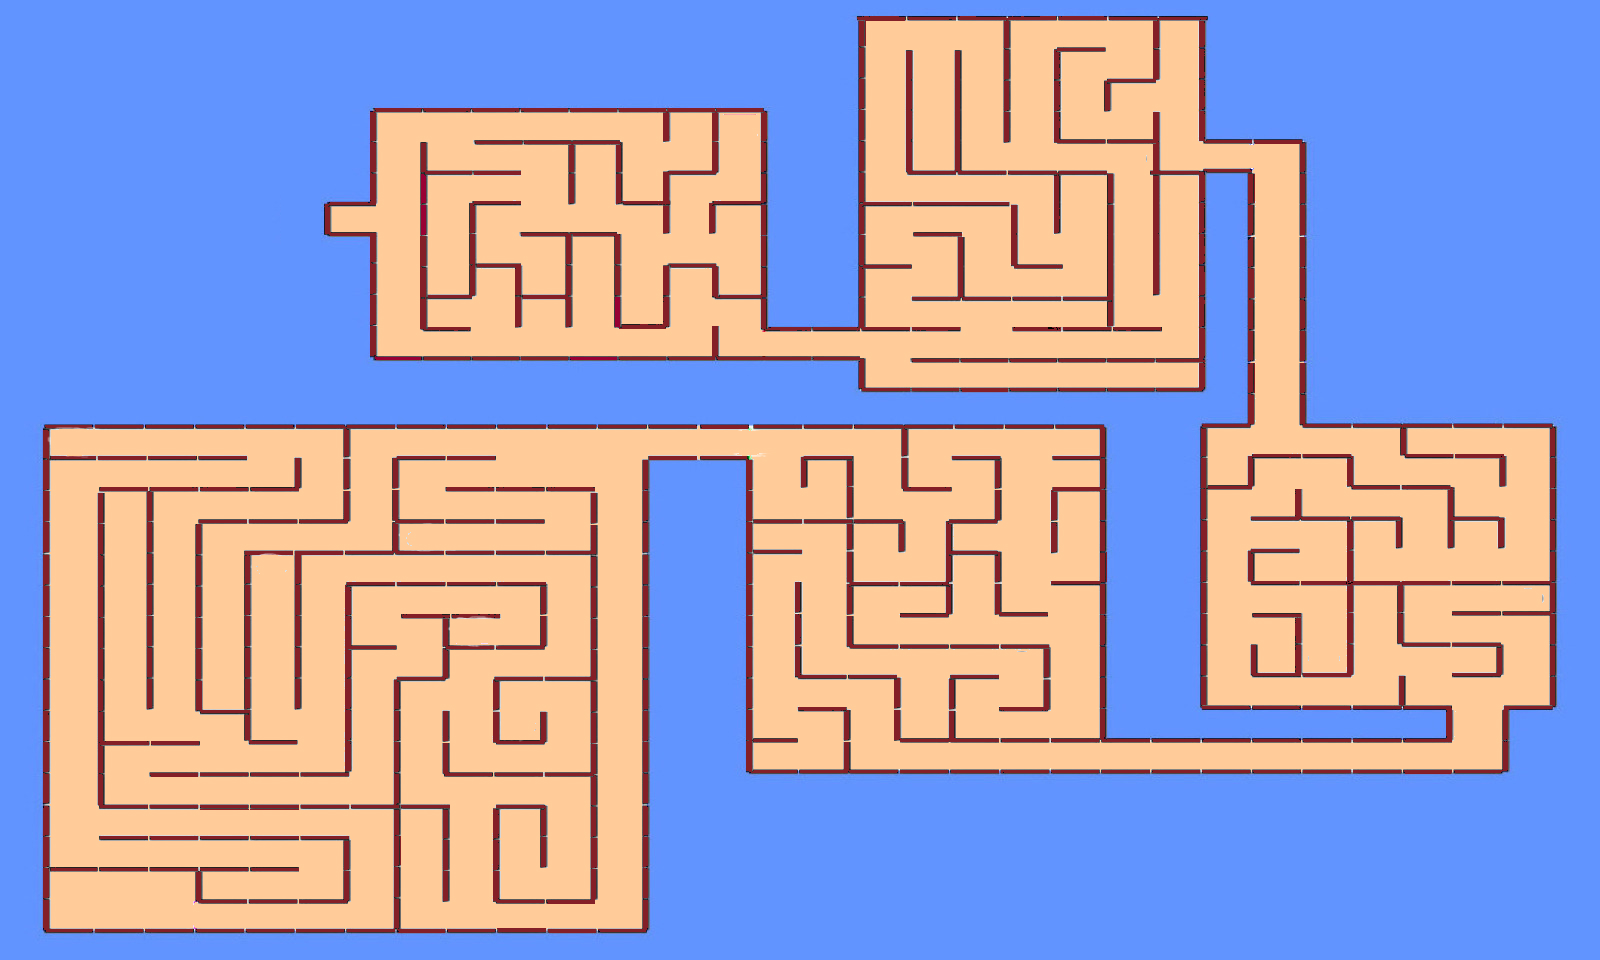

Tiled map render using the project's own tile images. Description and the map definition, with tile-layer contents summarised, below:
An orthogonal 50x30 tile map with 32x32 px tiles, 1 tile layer (Tile Layer 1) and 201 objects (flag).

<map version="1.0" orientation="orthogonal" width="50" height="30" tilewidth="32" tileheight="32">
 <tileset firstgid="1" name="red_brick_maze_fill" tilewidth="32" tileheight="32">
  <image source="map_tiles/red_brick_maze_fill.jpg" width="1600" height="960" />
 </tileset>
 <layer name="Tile Layer 1" width="50" height="30">
  <data>[1500 cells, 1500 non-empty, 1500 distinct tile ids]</data>
 </layer>
 <objectgroup name="collision" width="50" height="30" visible="0">
  <object x="48" y="419" width="1056" height="1">
   <properties>
    <property name="blocker" value="" />
   </properties>
  </object>
  <object x="44" y="428" width="2" height="496">
   <properties>
    <property name="blocker" value="" />
   </properties>
  </object>
  <object x="46" y="932" width="588" height="2">
   <properties>
    <property name="blocker" value="" />
   </properties>
  </object>
  <object x="646" y="462" width="1" height="459">
   <properties>
    <property name="blocker" value="" />
   </properties>
  </object>
  <object x="652" y="460" width="93" height="3">
   <properties>
    <property name="blocker" value="" />
   </properties>
  </object>
  <object x="100" y="488" width="192" height="2">
   <properties>
    <property name="blocker" value="" />
   </properties>
  </object>
  <object x="296" y="460" width="2" height="22">
   <properties>
    <property name="blocker" value="" />
   </properties>
  </object>
  <object x="100" y="497" width="1" height="302">
   <properties>
    <property name="blocker" value="" />
   </properties>
  </object>
  <object x="103" y="806" width="327" height="1">
   <properties>
    <property name="blocker" value="" />
   </properties>
  </object>
  <object x="148" y="496" width="1" height="206">
   <properties>
    <property name="blocker" value="" />
   </properties>
  </object>
  <object x="196" y="529" width="2" height="176">
   <properties>
    <property name="blocker" value="" />
   </properties>
  </object>
  <object x="246" y="557" width="2" height="180">
   <properties>
    <property name="blocker" value="" />
   </properties>
  </object>
  <object x="296" y="554" width="2" height="150">
   <properties>
    <property name="blocker" value="" />
   </properties>
  </object>
  <object x="346" y="432" width="2" height="88">
   <properties>
    <property name="blocker" value="" />
   </properties>
  </object>
  <object x="201" y="521" width="140" height="2">
   <properties>
    <property name="blocker" value="" />
   </properties>
  </object>
  <object x="246" y="552" width="348" height="2">
   <properties>
    <property name="blocker" value="" />
   </properties>
  </object>
  <object x="593" y="494" width="1" height="403">
   <properties>
    <property name="blocker" value="" />
   </properties>
  </object>
  <object x="396" y="685" width="1" height="242">
   <properties>
    <property name="blocker" value="" />
   </properties>
  </object>
  <object x="347" y="588" width="2" height="184">
   <properties>
    <property name="blocker" value="" />
   </properties>
  </object>
  <object x="150" y="774" width="197" height="2">
   <properties>
    <property name="blocker" value="" />
   </properties>
  </object>
  <object x="347" y="583" width="195" height="1">
   <properties>
    <property name="blocker" value="" />
   </properties>
  </object>
  <object x="542" y="586" width="2" height="62">
   <properties>
    <property name="blocker" value="" />
   </properties>
  </object>
  <object x="446" y="646" width="98" height="2">
   <properties>
    <property name="blocker" value="" />
   </properties>
  </object>
  <object x="445" y="621" width="2" height="57">
   <properties>
    <property name="blocker" value="" />
   </properties>
  </object>
  <object x="398" y="677" width="49" height="3">
   <properties>
    <property name="blocker" value="" />
   </properties>
  </object>
  <object x="403" y="614" width="94" height="1">
   <properties>
    <property name="blocker" value="" />
   </properties>
  </object>
  <object x="50" y="456" width="194" height="1">
   <properties>
    <property name="blocker" value="" />
   </properties>
  </object>
  <object x="398" y="458" width="91" height="1">
   <properties>
    <property name="blocker" value="" />
   </properties>
  </object>
  <object x="395" y="463" width="1" height="90">
   <properties>
    <property name="blocker" value="" />
   </properties>
  </object>
  <object x="106" y="743" width="91" height="1">
   <properties>
    <property name="blocker" value="" />
   </properties>
  </object>
  <object x="448" y="488" width="143" height="1">
   <properties>
    <property name="blocker" value="" />
   </properties>
  </object>
  <object x="402" y="521" width="138" height="1">
   <properties>
    <property name="blocker" value="" />
   </properties>
  </object>
  <object x="204" y="712" width="33" height="1">
   <properties>
    <property name="blocker" value="" />
   </properties>
  </object>
  <object x="256" y="742" width="33" height="1">
   <properties>
    <property name="blocker" value="" />
   </properties>
  </object>
  <object x="355" y="647" width="38" height="1">
   <properties>
    <property name="blocker" value="" />
   </properties>
  </object>
  <object x="445" y="818" width="1" height="78">
   <properties>
    <property name="blocker" value="" />
   </properties>
  </object>
  <object x="498" y="679" width="91" height="1">
   <properties>
    <property name="blocker" value="" />
   </properties>
  </object>
  <object x="496" y="684" width="1" height="53">
   <properties>
    <property name="blocker" value="" />
   </properties>
  </object>
  <object x="499" y="742" width="46" height="1">
   <properties>
    <property name="blocker" value="" />
   </properties>
  </object>
  <object x="541" y="713" width="1" height="27">
   <properties>
    <property name="blocker" value="" />
   </properties>
  </object>
  <object x="445" y="713" width="1" height="58">
   <properties>
    <property name="blocker" value="" />
   </properties>
  </object>
  <object x="453" y="772" width="136" height="1">
   <properties>
    <property name="blocker" value="" />
   </properties>
  </object>
  <object x="499" y="896" width="95" height="3">
   <properties>
    <property name="blocker" value="" />
   </properties>
  </object>
  <object x="496" y="810" width="1" height="90">
   <properties>
    <property name="blocker" value="" />
   </properties>
  </object>
  <object x="499" y="810" width="43" height="1">
   <properties>
    <property name="blocker" value="" />
   </properties>
  </object>
  <object x="538" y="815" width="1" height="51">
   <properties>
    <property name="blocker" value="" />
   </properties>
  </object>
  <object x="199" y="901" width="141" height="1">
   <properties>
    <property name="blocker" value="" />
   </properties>
  </object>
  <object x="345" y="838" width="1" height="60">
   <properties>
    <property name="blocker" value="" />
   </properties>
  </object>
  <object x="100" y="838" width="246" height="1">
   <properties>
    <property name="blocker" value="" />
   </properties>
  </object>
  <object x="51" y="868" width="246" height="1">
   <properties>
    <property name="blocker" value="" />
   </properties>
  </object>
  <object x="199" y="874" width="1" height="28" />
  <object x="747" y="468" width="1" height="305">
   <properties>
    <property name="blocker" value="" />
   </properties>
  </object>
  <object x="753" y="773" width="750" height="2">
   <properties>
    <property name="blocker" value="" />
   </properties>
  </object>
  </objectgroup>
 <objectgroup name="player" width="50" height="30" visible="0">
  <!-- 4 objects omitted --></objectgroup>
 <objectgroup name="flags" width="50" height="30" visible="0">
  <!-- 4 objects omitted --></objectgroup>
</map>
<!-- 148 of 201 objects omitted -->
